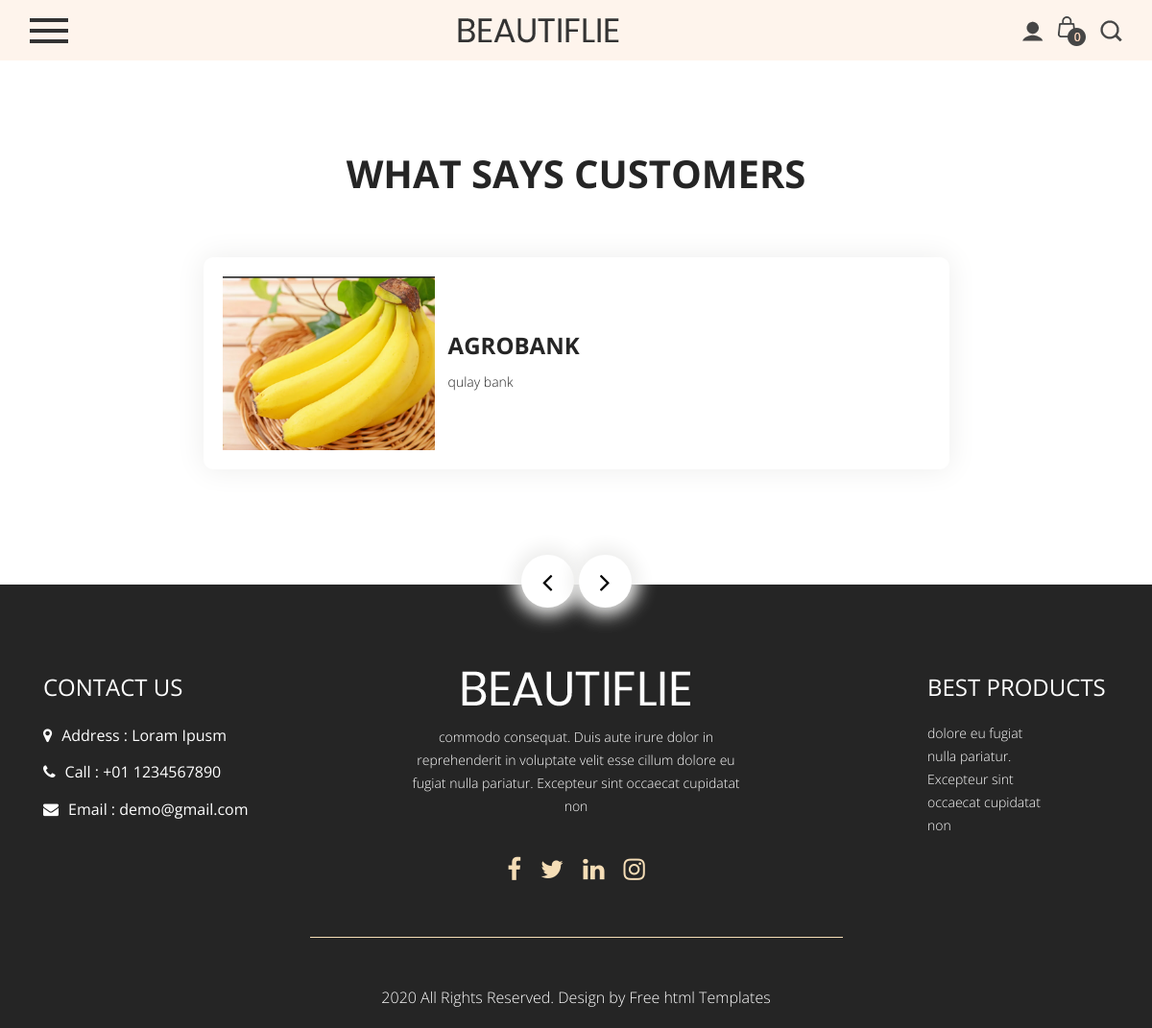
/blog/client/, run on the app's committed database.
### blog/models.py (models this page shows, shortened)
class Client(models.Model):
    name = models.CharField(max_length=200)
    bio = models.CharField(max_length=500)
    img= models.ImageField(upload_to='client/img')

### blog/views.py (the view)
# urls.py: path('client/',client,name="client"),
def client(request):
     clients = Client.objects.all()
     context = {
         "clients": clients,
     }
     return render(request, "client.html", context=context)

### templates/client.html
{% extends 'base.html' %}
{% load static %}
{% block content %}
      <div class="customer_section layout_padding">
         <div class="container">
            <div class="row">
               <div class="col-sm-12">
                  <h1 class="customer_taital">What says customers</h1>
               </div>
            </div>
            <div id="main_slider" class="carousel slide" data-ride="carousel">
               <div class="carousel-inner">
                  {% for cl in clients %}
                  <div class="carousel-item active">
                     <div class="client_section_2">
                        <div class="client_main">
                           <div class="client_left">
                              <div class="client_img"><img src={{ cl.img.url }}></div>
                           </div>
                           <div class="client_right">
                              <h3 class="name_text">{{cl.name }}</h3>
                              <p class="dolor_text">{{cl.bio }} </p>
                           </div>
                        </div>
                     </div>
                  </div>
                  {% endfor %}
               </div>
               <a class="carousel-control-prev" href="#main_slider" role="button" data-slide="prev">
               <i class="fa fa-angle-left"></i>
               </a>
               <a class="carousel-control-next" href="#main_slider" role="button" data-slide="next">
               <i class="fa fa-angle-right"></i>
               </a>
            </div>
         </div>
      </div>
   {% endblock content %}

### static/css/style.css (style rules this page uses)
* { box-sizing: border-box !important; transition: ease all 0.5s; }
html { scroll-behavior: smooth; }
body { color: #666666; font-size: 14px; line-height: 1.80857; font-weight: normal; overflow-x: hidden; font-family: 'Open Sans', sans-serif; }
a { color: #1f1f1f; text-decoration: none !important; outline: none !important; -webkit-transition: all .3s ease-in-out; -moz-transition: all .3s ease-in-out; -ms-transition: all .3s ease-in-out; -o-transition: all .3s ease-in-out; transition: all .3s ease-in-out; }
h1, h2, h3, h4, h5, h6 { letter-spacing: 0; font-weight: normal; position: relative; padding: 0 0 10px 0; font-weight: normal; line-height: normal; color: #111111; margin: 0 }
h1 { font-size: 24px }
h3 { font-size: 18px }
*, *::after, *::before { -webkit-box-sizing: border-box; -moz-box-sizing: border-box; box-sizing: border-box; }
p { margin: 20px; font-weight: 300; font-size: 15px; line-height: 24px; }
a { color: #222222; text-decoration: none; outline: none !important; }
a, .btn { text-decoration: none !important; outline: none !important; -webkit-transition: all .3s ease-in-out; -moz-transition: all .3s ease-in-out; -ms-transition: all .3s ease-in-out; -o-transition: all .3s ease-in-out; transition: all .3s ease-in-out; }
img { max-width: 100%; height: auto; }
.layout_padding { padding-top: 90px; padding-bottom: 0px; }
.customer_section { width: 100%; float: left; padding-bottom: 70px; }
.customer_taital { width: 100%; float: left; font-size: 40px; text-transform: uppercase; text-align: center; color: #252525; font-weight: bold; }
.client_section_2 { width: 70%; margin: 0 auto; padding-top: 50px; }
.client_main { width: 100%; float: left; background-color: #fff; border-radius: 10px; padding: 20px; box-shadow: 0px 0px 30px 1px #eeeeed; margin-bottom: 50px; }
.client_left { width: 30%; float: left; }
.client_right { width: 70%; float: left; padding-top: 55px; padding-left: 14px; }
.name_text { width: 100%; float: left; font-size: 24px; color: #252525; font-weight: bold; text-transform: uppercase; }
.dolor_text { width: 100%; float: left; font-size: 14px; color: #252525; margin: 0px; }
.client_img { width: 100%; text-align: center; }
#main_slider a.carousel-control-prev { left: -60px; top: 360px; }
#main_slider a.carousel-control-next { right: -60px; top: 360px; }
#main_slider .carousel-control-next, #main_slider .carousel-control-prev { width: 55px; height: 55px; background: #ffffff; opacity: 1; font-size: 30px; color: #000000; border-radius: 100px; box-shadow: 0px 0px 18px 8px #eeeeed; left: 0px; right: 0px; margin: 0 auto; }

### data on the page
Client: img (picture), name "AGROBANK", bio "qulay bank"
